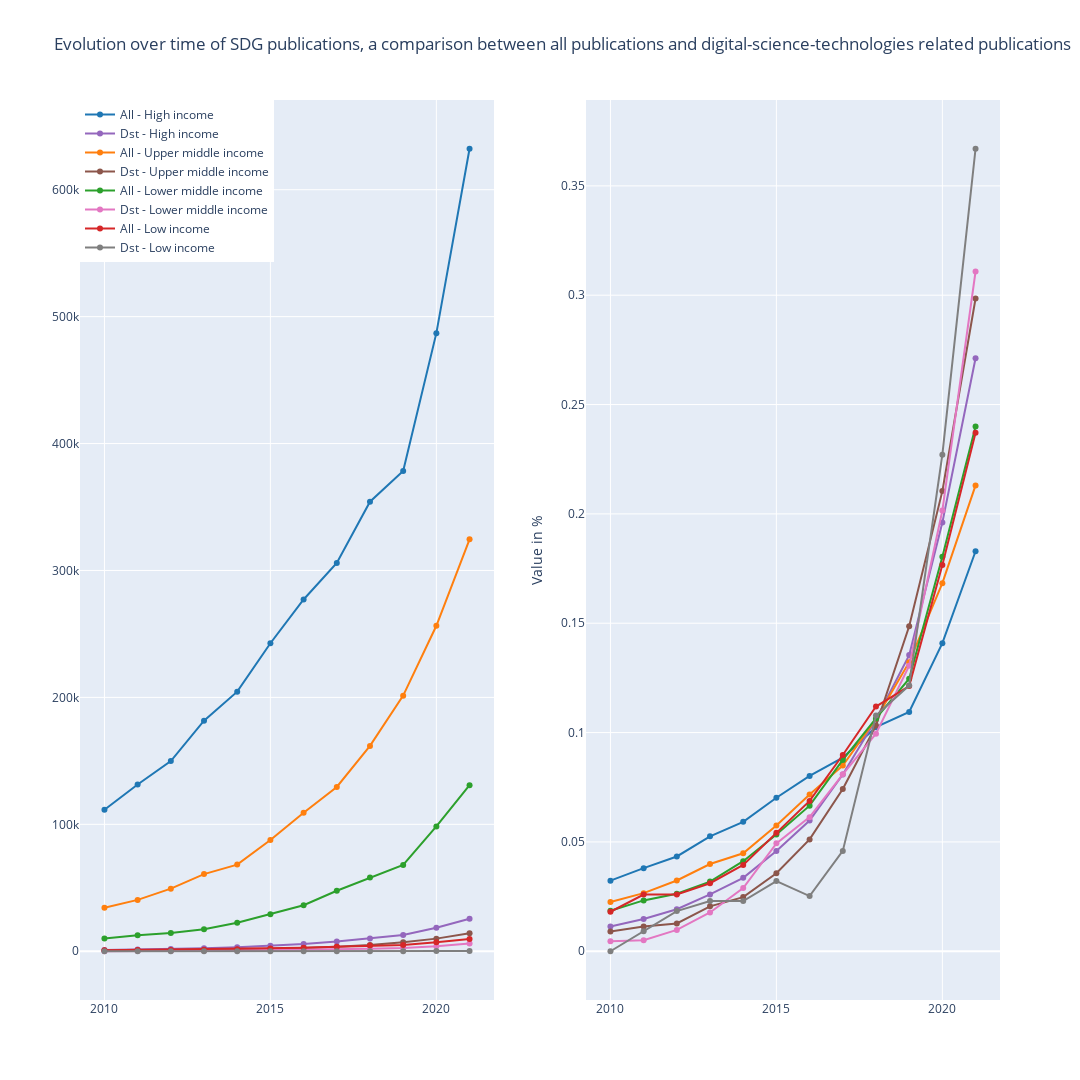

The cell this chart's notebook holds for it:
### Code cell
import plotly.colors as pc
cols = pc.DEFAULT_PLOTLY_COLORS
fig = make_subplots(
    rows=1, cols=2,
    specs=[[{"type": "scatter"},{"type": "scatter"}]]
)
dic_total_all = total_per_income(df_time_income_all_sdg)
dic_total_dst = total_per_income(df_time_income_dst_only)
for i, ind in enumerate(df_time_income_all_sdg.index):
    # Raw numbers on the left
    fig.add_trace(go.Scatter(x=df_time_income_all_sdg.columns, y=df_time_income_all_sdg.loc[ind], name='All - '+ind, line=dict(width=2, color=cols[i])), row=1, col=1)
    fig.add_trace(go.Scatter(x=df_time_income_dst_only.columns, y=df_time_income_dst_only.loc[ind], name='Dst - '+ind, line=dict(width=2, color=cols[4+i])), row=1, col=1)
    # Percentage on the right
    fig.add_trace(go.Scatter(x=df_time_income_all_sdg.columns, y=df_time_income_all_sdg.loc[ind]/float(dic_total_all[ind]), showlegend=False, line=dict(width=2, color=cols[i])), row=1, col=2)
    fig.add_trace(go.Scatter(x=df_time_income_dst_only.columns, y=df_time_income_dst_only.loc[ind]/float(dic_total_dst[ind]), showlegend=False, line=dict(width=2, color=cols[4+i])), row=1, col=2)
fig.update_layout(template="plotly", title="Evolution over time of SDG publications, a comparison between all publications and digital-science-technologies related publications ", width=1080, height=1080, legend=dict(x=0, y=1, xanchor="left", yanchor="top"))
fig.update_yaxes(title_text="Value in %", col=2)
fig.write_image("../img/comparison_dst_income_overtime_2graph.jpeg")
fig.show()

### Figure 1 — Plotly figure (JSON) as saved in the notebook; plotly's stock layout.template omitted (floating-point values rounded to 4 significant figures)
{"data": [{"line": {"color": "rgb(31, 119, 180)", "width": 2}, "name": "All - High income", "x": [2010, 2011, 2012, 2013, 2014, 2015, 2016, 2017, 2018, 2019, 2020, 2021], "y": [111542, 131378, 149809, 181653, 204539, 242682, 277164, 305896, 354180, 378303, 486991, 632267], "type": "scatter", "xaxis": "x", "yaxis": "y"}, {"line": {"color": "rgb(148, 103, 189)", "width": 2}, "name": "Dst - High income", "x": [2010, 2011, 2012, 2013, 2014, 2015, 2016, 2017, 2018, 2019, 2020, 2021], "y": [1068, 1389, 1812, 2449, 3163, 4318, 5633, 7612, 9988, 12757, 18470, 25548], "type": "scatter", "xaxis": "x", "yaxis": "y"}, {"line": {"color": "rgb(31, 119, 180)", "width": 2}, "showlegend": false, "x": [2010, 2011, 2012, 2013, 2014, 2015, 2016, 2017, 2018, 2019, 2020, 2021], "y": [0.03227, 0.03801, 0.04334, 0.05256, 0.05918, 0.07021, 0.08019, 0.0885, 0.1025, 0.1094, 0.1409, 0.1829], "type": "scatter", "xaxis": "x2", "yaxis": "y2"}, {"line": {"color": "rgb(148, 103, 189)", "width": 2}, "showlegend": false, "x": [2010, 2011, 2012, 2013, 2014, 2015, 2016, 2017, 2018, 2019, 2020, 2021], "y": [0.01134, 0.01474, 0.01923, 0.026, 0.03357, 0.04584, 0.05979, 0.0808, 0.106, 0.1354, 0.1961, 0.2712], "type": "scatter", "xaxis": "x2", "yaxis": "y2"}, {"line": {"color": "rgb(255, 127, 14)", "width": 2}, "name": "All - Upper middle income", "x": [2010, 2011, 2012, 2013, 2014, 2015, 2016, 2017, 2018, 2019, 2020, 2021], "y": [34256, 40460, 49317, 60778, 68265, 87612, 109164, 129404, 161793, 201393, 256419, 324522], "type": "scatter", "xaxis": "x", "yaxis": "y"}, {"line": {"color": "rgb(140, 86, 75)", "width": 2}, "name": "Dst - Upper middle income", "x": [2010, 2011, 2012, 2013, 2014, 2015, 2016, 2017, 2018, 2019, 2020, 2021], "y": [427, 533, 601, 970, 1170, 1685, 2417, 3506, 4876, 7022, 9943, 14105], "type": "scatter", "xaxis": "x", "yaxis": "y"}, {"line": {"color": "rgb(255, 127, 14)", "width": 2}, "showlegend": false, "x": [2010, 2011, 2012, 2013, 2014, 2015, 2016, 2017, 2018, 2019, 2020, 2021], "y": [0.02249, 0.02656, 0.03237, 0.0399, 0.04481, 0.05751, 0.07166, 0.08495, 0.1062, 0.1322, 0.1683, 0.213], "type": "scatter", "xaxis": "x2", "yaxis": "y2"}, {"line": {"color": "rgb(140, 86, 75)", "width": 2}, "showlegend": false, "x": [2010, 2011, 2012, 2013, 2014, 2015, 2016, 2017, 2018, 2019, 2020, 2021], "y": [0.009036, 0.01128, 0.01272, 0.02053, 0.02476, 0.03566, 0.05115, 0.07419, 0.1032, 0.1486, 0.2104, 0.2985], "type": "scatter", "xaxis": "x2", "yaxis": "y2"}, {"line": {"color": "rgb(44, 160, 44)", "width": 2}, "name": "All - Lower middle income", "x": [2010, 2011, 2012, 2013, 2014, 2015, 2016, 2017, 2018, 2019, 2020, 2021], "y": [10081, 12674, 14343, 17369, 22449, 29120, 36297, 47694, 58045, 67941, 98367, 130851], "type": "scatter", "xaxis": "x", "yaxis": "y"}, {"line": {"color": "rgb(227, 119, 194)", "width": 2}, "name": "Dst - Lower middle income", "x": [2010, 2011, 2012, 2013, 2014, 2015, 2016, 2017, 2018, 2019, 2020, 2021], "y": [89, 100, 192, 349, 570, 972, 1208, 1594, 1960, 2572, 3971, 6124], "type": "scatter", "xaxis": "x", "yaxis": "y"}, {"line": {"color": "rgb(44, 160, 44)", "width": 2}, "showlegend": false, "x": [2010, 2011, 2012, 2013, 2014, 2015, 2016, 2017, 2018, 2019, 2020, 2021], "y": [0.01849, 0.02325, 0.02631, 0.03186, 0.04117, 0.05341, 0.06657, 0.08747, 0.1065, 0.1246, 0.1804, 0.24], "type": "scatter", "xaxis": "x2", "yaxis": "y2"}, {"line": {"color": "rgb(227, 119, 194)", "width": 2}, "showlegend": false, "x": [2010, 2011, 2012, 2013, 2014, 2015, 2016, 2017, 2018, 2019, 2020, 2021], "y": [0.004518, 0.005076, 0.009746, 0.01771, 0.02893, 0.04934, 0.06132, 0.08091, 0.09949, 0.1306, 0.2016, 0.3108], "type": "scatter", "xaxis": "x2", "yaxis": "y2"}, {"line": {"color": "rgb(214, 39, 40)", "width": 2}, "name": "All - Low income", "x": [2010, 2011, 2012, 2013, 2014, 2015, 2016, 2017, 2018, 2019, 2020, 2021], "y": [733, 1053, 1052, 1262, 1602, 2198, 2789, 3642, 4541, 4920, 7169, 9620], "type": "scatter", "xaxis": "x", "yaxis": "y"}, {"line": {"color": "rgb(127, 127, 127)", "width": 2}, "name": "Dst - Low income", "x": [2010, 2011, 2012, 2013, 2014, 2015, 2016, 2017, 2018, 2019, 2020, 2021], "y": [0, 4, 8, 10, 10, 14, 11, 20, 47, 53, 99, 160], "type": "scatter", "xaxis": "x", "yaxis": "y"}, {"line": {"color": "rgb(214, 39, 40)", "width": 2}, "showlegend": false, "x": [2010, 2011, 2012, 2013, 2014, 2015, 2016, 2017, 2018, 2019, 2020, 2021], "y": [0.01806, 0.02595, 0.02592, 0.0311, 0.03948, 0.05416, 0.06873, 0.08975, 0.1119, 0.1212, 0.1767, 0.2371], "type": "scatter", "xaxis": "x2", "yaxis": "y2"}, {"line": {"color": "rgb(127, 127, 127)", "width": 2}, "showlegend": false, "x": [2010, 2011, 2012, 2013, 2014, 2015, 2016, 2017, 2018, 2019, 2020, 2021], "y": [0.0, 0.009174, 0.01835, 0.02294, 0.02294, 0.03211, 0.02523, 0.04587, 0.1078, 0.1216, 0.2271, 0.367], "type": "scatter", "xaxis": "x2", "yaxis": "y2"}], "layout": {"xaxis": {"anchor": "y", "domain": [0.0, 0.45]}, "yaxis": {"anchor": "x", "domain": [0.0, 1.0]}, "xaxis2": {"anchor": "y2", "domain": [0.55, 1.0]}, "yaxis2": {"anchor": "x2", "domain": [0.0, 1.0], "title": {"text": "Value in %"}}, "legend": {"x": 0, "y": 1, "xanchor": "left", "yanchor": "top"}, "title": {"text": "Evolution over time of SDG publications, a comparison between all publications and digital-science-technologies related publications "}, "width": 1080, "height": 1080}}
